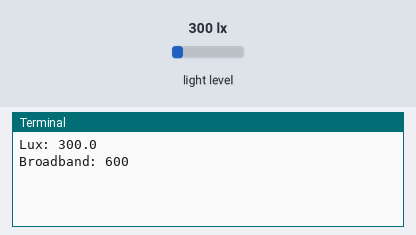
A program run on a simulated Raspberry Pi (BCM pin numbers). On the bench: the last lines printed to the terminal. The test bench sets the inputs (shaded band); at power-on: light level 300 lx. At 10.0 s the program stops and its outputs stay as they are.

Above: at 1.2 s.
1.3 s: light level set to 40 lx
At 2.3 s:
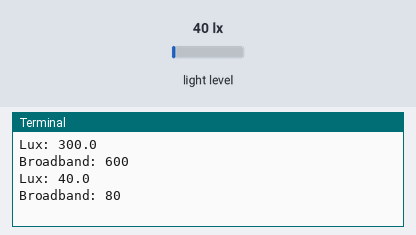
2.8 s: light level set to 500 lx
At 5.0 s:
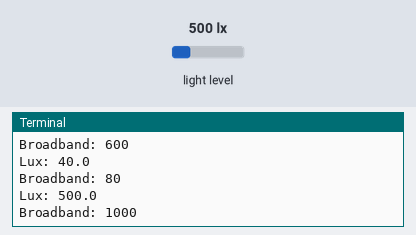
Timing chart, 0 to 6.5 s (numbered marks = the images above; inputs shaded):
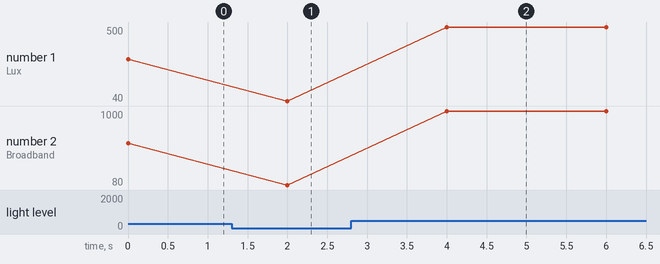

Measured:
- after the input at 1.3 s, the terminal: prints a new line after 0.70 s (image 1)
- after the input at 2.8 s, the terminal: prints a new line after 1.2 s (image 2)
- plotted number 1: 300 → 40 after the input at 1.3 s, 40 → 500 after the input at 2.8 s
- plotted number 2: 600 → 80 after the input at 1.3 s, 80 → 1000 after the input at 2.8 s

The program:

tsl2561_test.py
```python
#!/usr/bin/python3
from time import sleep
import board
import busio
i2c = busio.I2C(board.SCL, board.SDA)
import adafruit_tsl2561
sensor = adafruit_tsl2561.TSL2561(i2c)

n = 0
while n < 5:
    print('Lux: {}'.format(sensor.lux))
    print('Broadband: {}'.format(sensor.broadband))
    sleep(2)
    n+=1
```
